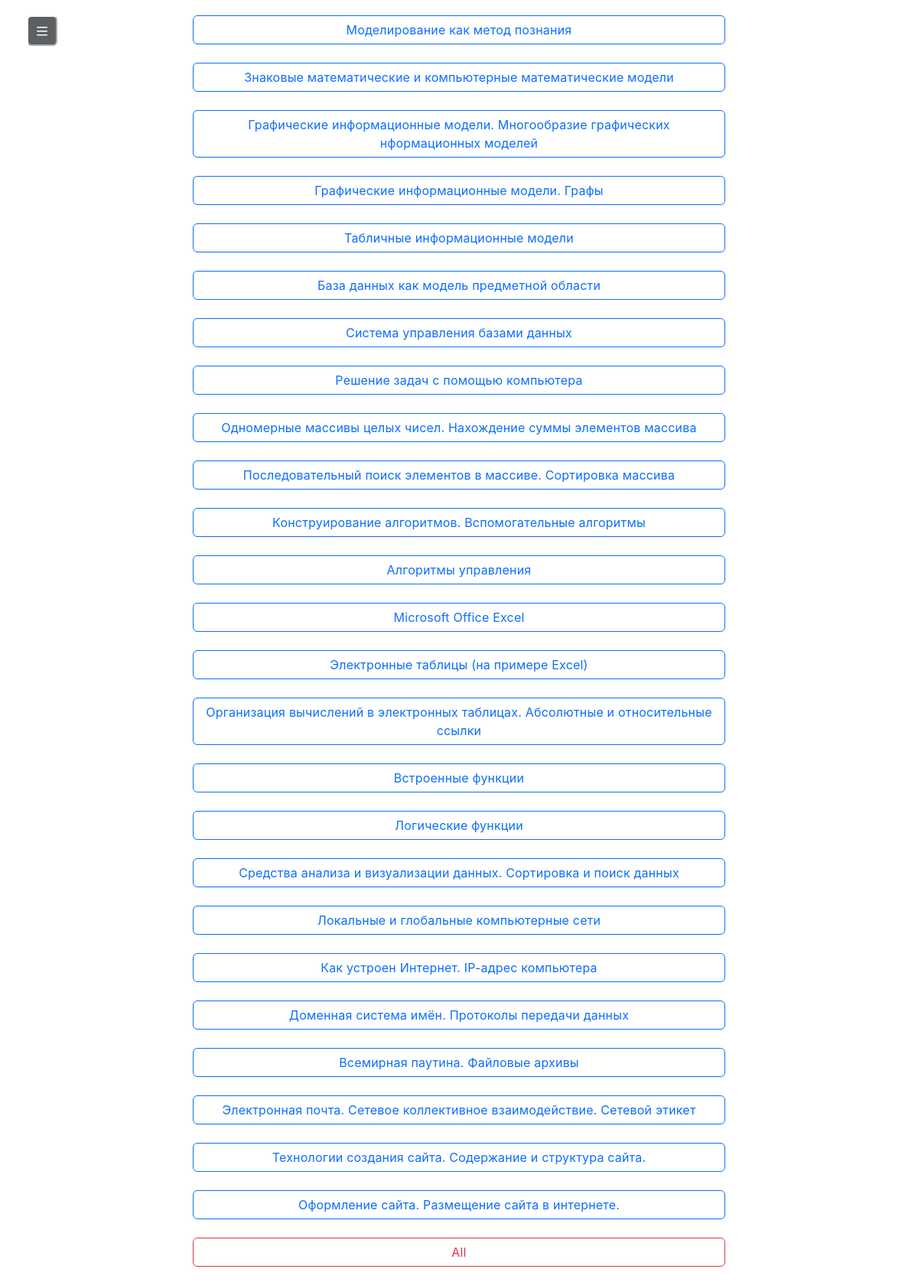
Screenshot of /class/9 with the database file from the repository.
### data/theme_questions.py (models this page shows)
class ThemeQuestions(SqlAlchemyBase, SerializerMixin):
    __tablename__ = 'theme_questions'
    id = sqlalchemy.Column(sqlalchemy.Integer, primary_key=True, autoincrement=True)
    name = sqlalchemy.Column(sqlalchemy.String)
    class_id = sqlalchemy.Column(sqlalchemy.Integer, sqlalchemy.ForeignKey('training_class.id'))
    training_class = sqlalchemy.orm.relationship('TrainingClass')

### app.py (the view)
@app.route('/class/<class_name>')
def class_page(class_name):
    with create_session() as session:
        train_class = session.query(TrainingClass).filter(TrainingClass.name == class_name).first()
        print(train_class.id)
        themes = session.query(ThemeQuestions).filter(ThemeQuestions.class_id == train_class.id).all()
    return render_template('class_page.html', title=f'Ответы {class_name} класс', themes=themes, class_name=class_name)

### data/db_session.py (called while the page is built)
def create_session() -> Session:
    global __factory
    return __factory()

### templates/class_page.html
{% extends "base.html" %}
{% block content %}
    <div align="center" class="button-tests">
        {% for theme in themes %}
            <a class="btn btn-outline-primary" href="/class/{{ class_name }}/tests/{{ theme.id }}">{{ theme.name }}</a>
            <br>
        {% endfor %}
        <a class="btn btn-outline-danger" href="/class/{{ class_name }}/tests/all_tests">All</a>
    </div>
{% endblock %}

### templates/base.html (shortened to what this page needs)
<!doctype html>
<html lang="en">
<head>
    <link href="https://cdn.jsdelivr.net/npm/bootstrap@5.3.4/dist/css/bootstrap.min.css" rel="stylesheet"
>
    <link href="{{ url_for('static', filename='css/style.css') }}" rel="stylesheet">
</head>
<body>
<main role="main" class="contener">
    <button class="btn-thread-line" type="button" data-bs-toggle="offcanvas" data-bs-target="#staticBackdrop"
            aria-controls="staticBackdrop">
        <svg aria-hidden="true" height="16" viewBox="0 0 16 16" width="16">
            <path style="fill: white;"
                  d="M1 2.75A.75.75 0 0 1 1.75 2h12.5a.75.75 0 0 1 0 1.5H1.75A.75.75 0 0 1 1 2.75Zm0 5A.75.75 0 0 1 1.75 7h12.5a.75.75 0 0 1 0 1.5H1.75A.75.75 0 0 1 1 7.75ZM1.75 12h12.5a.75.75 0 0 1 0 1.5H1.75a.75.75 0 0 1 0-1.5Z"></path>
        </svg>
    </button>
    {% block content %}{% endblock %}
</main>
</body>
</html>

### static/css/style.css (style rules this page uses)
body { font-family: sans-serif; padding: 20px; }
html { scroll-behavior: smooth; }
a { font-family: Inter, Arial !important; font-weight: 500; font-style: normal; font-size: 18px; line-height: 140%; letter-spacing: 0.2px; text-decoration: none; }
div { letter-spacing: 0; }
button { padding: 5px 10px; margin-left: 5px; }
.btn-thread-line { position: absolute; left: 30px; top: 20px; width: 40px; height: 40px; background-color: #5c6063; border-color: white; border-radius: 6px; }
.button-tests { display: flex; flex-direction: column; justify-content: center; align-items: center; text-align: center; min-height: 100vh; width: 100%; }
.button-tests .btn { width: 60%; }

### rows the page displays
ThemeQuestions: name "Моделирование как метод познания"
ThemeQuestions: name "Знаковые математические и компьютерные математические модели"
ThemeQuestions: name "Графические информационные модели. Многообразие графических нформационных моделей"
ThemeQuestions: name "Графические информационные модели. Графы"
ThemeQuestions: name "Табличные информационные модели"
ThemeQuestions: name "База данных как модель предметной области"
ThemeQuestions: name "Система управления базами данных"
ThemeQuestions: name "Решение задач с помощью компьютера"
ThemeQuestions: name "Одномерные массивы целых чисел. Нахождение суммы элементов массива"
ThemeQuestions: name "Последовательный поиск элементов в массиве. Сортировка массива"
ThemeQuestions: name "Конструирование алгоритмов. Вспомогательные алгоритмы"
ThemeQuestions: name "Алгоритмы управления"
ThemeQuestions: name "Microsoft Office Excel"
ThemeQuestions: name "Электронные таблицы (на примере Excel)"
ThemeQuestions: name "Организация вычислений в электронных таблицах. Абсолютные и относительные ссылки"
ThemeQuestions: name "Встроенные функции"
ThemeQuestions: name "Логические функции"
ThemeQuestions: name "Средства анализа и визуализации данных. Сортировка и поиск данных"
ThemeQuestions: name "Локальные и глобальные компьютерные сети"
ThemeQuestions: name "Как устроен Интернет. IP-адрес компьютера"
ThemeQuestions: name "Доменная система имён. Протоколы передачи данных"
ThemeQuestions: name "Всемирная паутина. Файловые архивы"
ThemeQuestions: name "Электронная почта. Сетевое коллективное взаимодействие. Сетевой этикет"
ThemeQuestions: name "Технологии создания сайта. Содержание и структура сайта."
ThemeQuestions: name "Оформление сайта. Размещение сайта в интернете."
